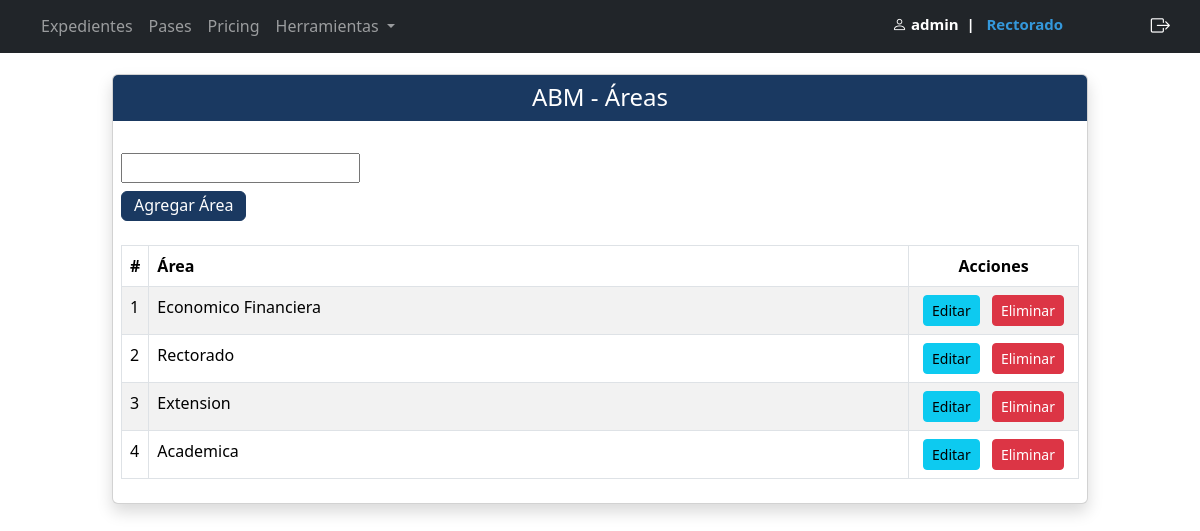
/Exp/crear_area/ (signed in), run on the app's committed database.
### Accounts/models.py (models this page shows, shortened)
class CustomUsers(AbstractUser):
    area = models.ForeignKey(Areas, on_delete=models.SET_NULL, blank=True, null=True)

### Exp/models.py (models this page shows, shortened)
class Areas(models.Model):
    area = models.CharField(max_length=100)
    class Meta:
        db_table = 'Areas'

### Exp/views.py (the view)
# urls.py: path('crear_area/', CrearArea.as_view(), name='crear_area'),
class CrearArea(LoginRequiredMixin, CreateView):
    model = Areas
    template_name = 'crear_area.html'
    success_url = '/Exp/crear_area/'
    fields = ['area']
    def get_context_data(self, **kwargs):
        context = super().get_context_data(**kwargs)
        context['areas'] = Areas.objects.all()
        return context
    def get_form(self, form_class=None):
        form = super().get_form(form_class)
        form.fields['area'].label = False
        return form

### Exp/templates/crear_area.html (shortened to what this page needs)
{% extends 'base.html' %}
{% block cambio %}
    <div class="container-fluid mt-3">
        <div class="row justify-content-center">
            <div class="col-md-10">
                <div class="card shadow">
                    <div class="card-header py-2" style="background-color: #1a3961; border-color: #1a3961; color: white">
                        <h1 class="h4 text-center m-0">ABM - Áreas</h1>
                    </div>
                    <div class="card-body p-2 mt-4">
                        <div class="row mb-3">
                            <div class="col-md-8">
                                <form method="post" class="form-inline">
                                    <div class="input-group mr-2">
                                        {{ form.as_p }}
                                    </div>
                                    <button type="submit" class="btn custom-button2"
                                            style="position: relative; top: -8px; height: 30px; line-height: 15px;">Agregar Área
                                    </button>
                                </form>
                            </div>
                        </div>
                        <div class="table-responsive">
                            <table class="table table-bordered table-striped table-hover">
                                <thead class="thead-dark">
                                    <tr>
                                        <th scope="col" style="width: 20px;">#</th>
                                        <th scope="col">Área</th>
                                        <th scope="col" class="text-center" style="width: 170px;">Acciones</th>
                                    </tr>
                                </thead>
                                <tbody>
                                    {% for area in areas %}
                                        <tr>
                                            <td>{{ area.id }}</td>
                                            <td>{{ area.area }}</td>
                                            <td class="text-center">
                                                <a href="#" class="btn btn-sm btn-info mx-1">Editar</a>
                                                <a href="#" class="btn btn-sm btn-danger mx-1">Eliminar</a>
                                            </td>
                                        </tr>
                                    {% endfor %}
                                </tbody>
                            </table>
                        </div>
                    </div>
                </div>
            </div>
        </div>
    </div>
{% endblock %}

### Exp/templates/navbar.html (shortened to what this page needs)
{% load static %}
<!DOCTYPE html>
<html lang="en">
<head>
    <link rel="stylesheet" href="{% static 'css/index6.css' %}">
</head>
<body>
<div class="main-content">
    <nav class="navbar navbar-expand-lg navbar-dark bg-dark fixed-top ">
        <div class="container-fluid">
            <div class="collapse navbar-collapse" id="navbarNavDropdown">
                <ul class="navbar-nav">
                    <li class="nav-item">
                        <a class="nav-link {% if request.path == '/Exp/prueba/' %}active{% endif %}"
                           href="/Exp/prueba/"
                           {% if request.path == '/Exp/prueba/' %}aria-current="page"{% endif %}>
                            Expedientes
                        </a>
                    </li>
                    <li class="nav-item">
                        <a class="nav-link {% if request.path == '/Exp/' %}active{% endif %}"
                           href="/Exp/"
                           {% if request.path == '/Exp/' %}aria-current="page"{% endif %}>
                            Pases
                        </a>
                    </li>
                    <li class="nav-item">
                        <a class="nav-link" href="#">Pricing</a>
                    </li>
                    <li class="nav-item dropdown">
                        <a class="nav-link dropdown-toggle" href="#" role="button" data-bs-toggle="dropdown"
                           aria-expanded="false">
                            Herramientas
                        </a>
                    </li>
                </ul>
            </div>
            <div class="d-grid gap-2 d-md-flex justify-content-md-end">
                <div class="user-info m">
                    {% if user.is_authenticated %}
                        <h5>
            <span class="badge" style="margin-right: 65px;">
                <i class="bi bi-person"></i> {{ user.get_username }}&nbsp; | &nbsp;
                <span style="color: #3498db;">{{ user.area.area }}</span>
            </span>
                        </h5>
                    {% endif %}
                </div>
            </div>
            <form method="post" action="{% url 'logout' %}">
                <button type="submit" class="btn btn-link text-white btn-custom-logout">
                    <i class="bi bi-box-arrow-right"></i>
                </button>
            </form>
        </div>
    </nav>
</div>
</body>
</html>

### Exp/static/css/index6.css (style rules this page uses)
.main-content { padding-top: 50px; }
.custom-button2 { background-color: #1a3961; border: 1px solid #1a3961; color: #ffffff; }

### Exp/templates/navbar.html (style rules this page uses)
.btn-custom-logout { font-size: 1.2rem; }
.user-info { margin-top: 0.2rem; margin-bottom: auto; }
.navbar { padding: 5px; line-height: 1.5; }

### data on the page
CustomUsers: get_username "admin", area.area "Rectorado"
Areas: id "1", area "Economico Financiera"
Areas: id "2", area "Rectorado"
Areas: id "3", area "Extension"
Areas: id "4", area "Academica"
